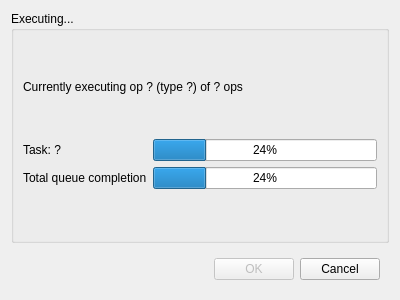
<?xml version="1.0" encoding="UTF-8"?>
<ui version="4.0">
 <class>progDialog</class>
 <widget class="QDialog" name="progDialog">
  <property name="geometry">
   <rect>
    <x>0</x>
    <y>0</y>
    <width>400</width>
    <height>300</height>
   </rect>
  </property>
  <property name="windowTitle">
   <string>Dialog</string>
  </property>
  <layout class="QVBoxLayout" name="verticalLayout">
   <item>
    <widget class="QGroupBox" name="groupBox">
     <property name="sizePolicy">
      <sizepolicy hsizetype="Preferred" vsizetype="Expanding">
       <horstretch>0</horstretch>
       <verstretch>0</verstretch>
      </sizepolicy>
     </property>
     <property name="title">
      <string>Executing...</string>
     </property>
     <layout class="QVBoxLayout" name="verticalLayout_2">
      <item>
       <widget class="QLabel" name="label">
        <property name="text">
         <string>Currently executing op ? (type ?) of ? ops</string>
        </property>
       </widget>
      </item>
      <item>
       <layout class="QFormLayout" name="formLayout">
        <item row="0" column="0">
         <widget class="QLabel" name="label_2">
          <property name="text">
           <string>Task: ?</string>
          </property>
         </widget>
        </item>
        <item row="0" column="1">
         <widget class="QProgressBar" name="progressBar">
          <property name="value">
           <number>24</number>
          </property>
         </widget>
        </item>
        <item row="1" column="0">
         <widget class="QLabel" name="label_3">
          <property name="text">
           <string>Total queue completion</string>
          </property>
         </widget>
        </item>
        <item row="1" column="1">
         <widget class="QProgressBar" name="progressBar_2">
          <property name="value">
           <number>24</number>
          </property>
         </widget>
        </item>
       </layout>
      </item>
     </layout>
    </widget>
   </item>
   <item>
    <widget class="QFrame" name="horizontalFrame_2">
     <property name="sizePolicy">
      <sizepolicy hsizetype="Preferred" vsizetype="Minimum">
       <horstretch>0</horstretch>
       <verstretch>0</verstretch>
      </sizepolicy>
     </property>
     <layout class="QHBoxLayout" name="horizontalLayout_2">
      <property name="sizeConstraint">
       <enum>QLayout::SetMinimumSize</enum>
      </property>
      <item>
       <spacer name="horizontalSpacer">
        <property name="orientation">
         <enum>Qt::Horizontal</enum>
        </property>
        <property name="sizeHint" stdset="0">
         <size>
          <width>40</width>
          <height>20</height>
         </size>
        </property>
       </spacer>
      </item>
      <item>
       <widget class="QPushButton" name="pushButton_2">
        <property name="enabled">
         <bool>false</bool>
        </property>
        <property name="text">
         <string>OK</string>
        </property>
       </widget>
      </item>
      <item>
       <widget class="QPushButton" name="pushButton">
        <property name="text">
         <string>Cancel</string>
        </property>
       </widget>
      </item>
     </layout>
    </widget>
   </item>
  </layout>
 </widget>
 <resources/>
 <connections>
  <connection>
   <sender>pushButton</sender>
   <signal>clicked()</signal>
   <receiver>ProgDialog</receiver>
   <slot>reject()</slot>
   <hints>
    <hint type="sourcelabel">
     <x>357</x>
     <y>272</y>
    </hint>
    <hint type="destinationlabel">
     <x>376</x>
     <y>372</y>
    </hint>
   </hints>
  </connection>
 </connections>
</ui>
